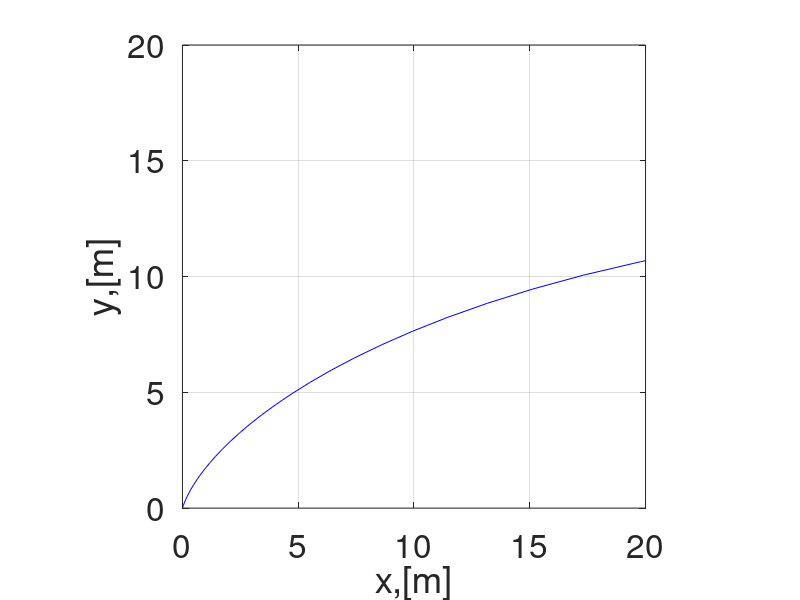

The MATLAB script that drew this image:
% dynamic model of mobile robot

clear all; clc; close all;

%% Simulation parameters (Euler's method)
dt = 0.1; % stepsize
ts = 20; % total simulation time
t = 0:dt:ts; %span 0, 0.1, 0.2,....,9.9,10.

%% Initial conditions

eta0 = [0;0;pi/4]; %initial posn and orientation
zeta0 = [1 ; 0; -5]; % initial vector of input command (body fixed velocities)

eta(:,1) = eta0;
zeta(:,1) = zeta0;

% vehicle parameters

m = 10; % mass of the vehicle
Iz = 0.1; % inertia of vehicle

xbc = 0; 
ybc = 0; % cordinates of com 

% state propogation

for i= 1:length(t)
    u = zeta(1,i);
    v = zeta(2,i);
    r = zeta(3,i);

    % inertia matrix D
    D = [m,0, -ybc*m;
        0, m, xbc*m;
        -ybc*m, xbc*m, Iz+m*(xbc^2 + ybc^2);];

    n_v = [-m*r*(v + xbc*r);
        m*r*(u - ybc*r);
        m*r*(xbc*u + ybc*v);];
    % Input vector
    tau(:,i) = [0; 0; 0];

    % Jacobian matrix
    psi = eta(3,i);
     J_eta = [cos(psi), -sin(psi), 0;
        sin(psi), cos(psi), 0;
        0,0,1];

    zeta_dot(:,i) = inv(D)*(tau(:,i)-n_v);
    zeta(:,i+1) = zeta(:,i) + dt * zeta_dot(:,i); % velocity update

    eta(:,i+1) = eta(:,i) + dt * (J_eta*(zeta(:,i) + dt *zeta_dot(:,i)) ); %state update
end

 %animation
w = 0.4;
l =0.6;
box_v = [-l/2,l/2,l/2,-l/2,-l/2;
    -w/2,-w/2,w/2,w/2,-w/2];
figure
for i = 1:length(t)    
    psi = eta(3,i);
    R_psi = [cos(psi), -sin(psi);
        sin(psi), cos(psi)]; % rotation matrix
    veh_ani = R_psi * box_v;
   
    fill(veh_ani(1,:)+eta(1,i),veh_ani(2,:)+eta(2,i),'g');
    hold on, grid on
    %  l_lim = min(min(eta(1:2,:))) - 0.5;
    %  u_lim = max(max(eta(1:2,:))) - 0.5;
    % axis([l_lim u_lim l_lim u_lim ])
     axis([0 20 0 20])
     axis square
    
    
    plot(eta(1,1:i), eta(2,1:i), 'b-');
    set(gca, 'fontsize', 24)
    xlabel('x,[m]');
    ylabel('y,[m]');
    % llim = min(min(x),min(y))-0.5;
    % ulim = max(max(x),max(y))-0.5;
    pause(0.1)
    hold off
end


